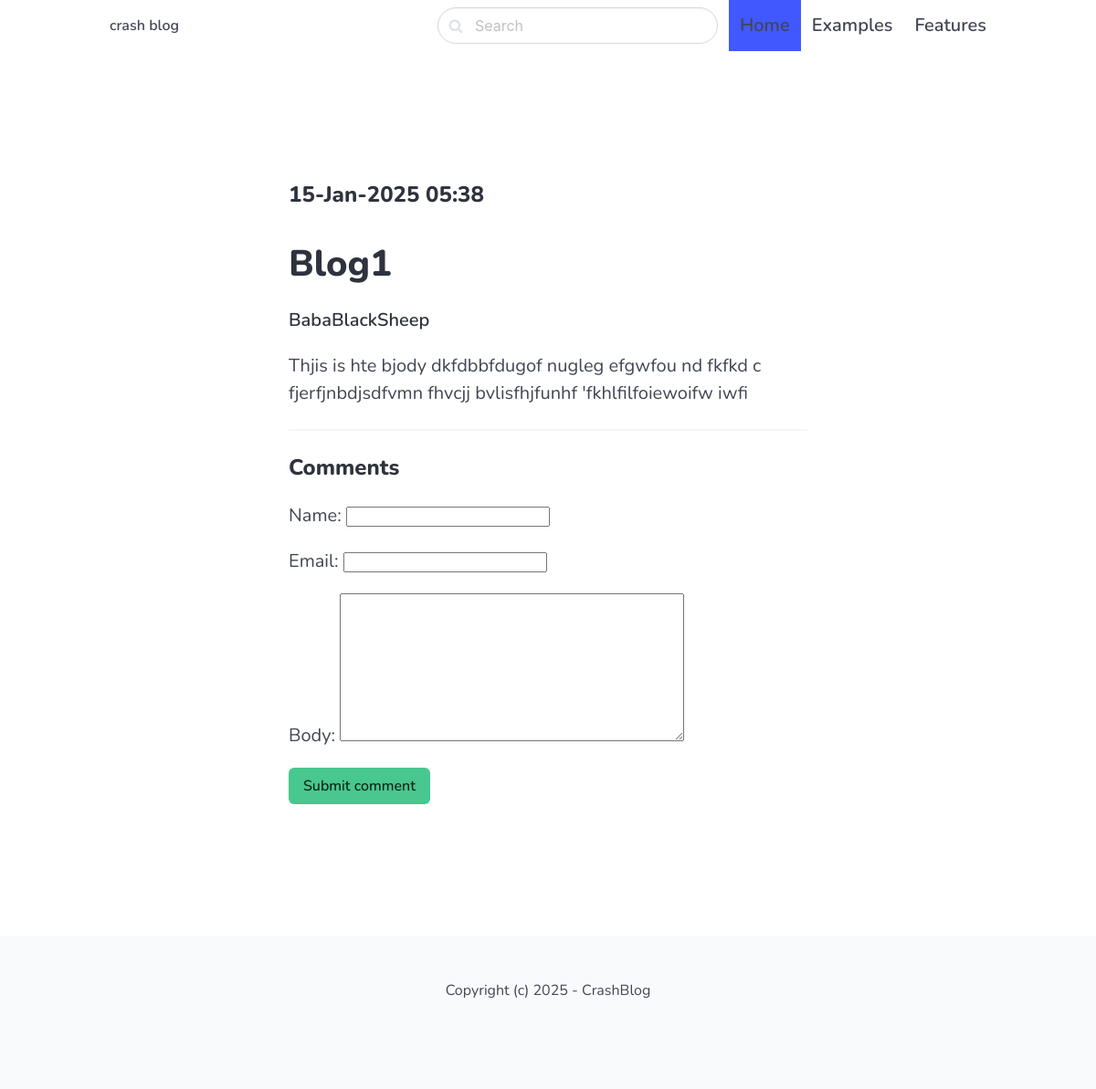
Page /blog1slug_givenbyme/ on the earlier database version.
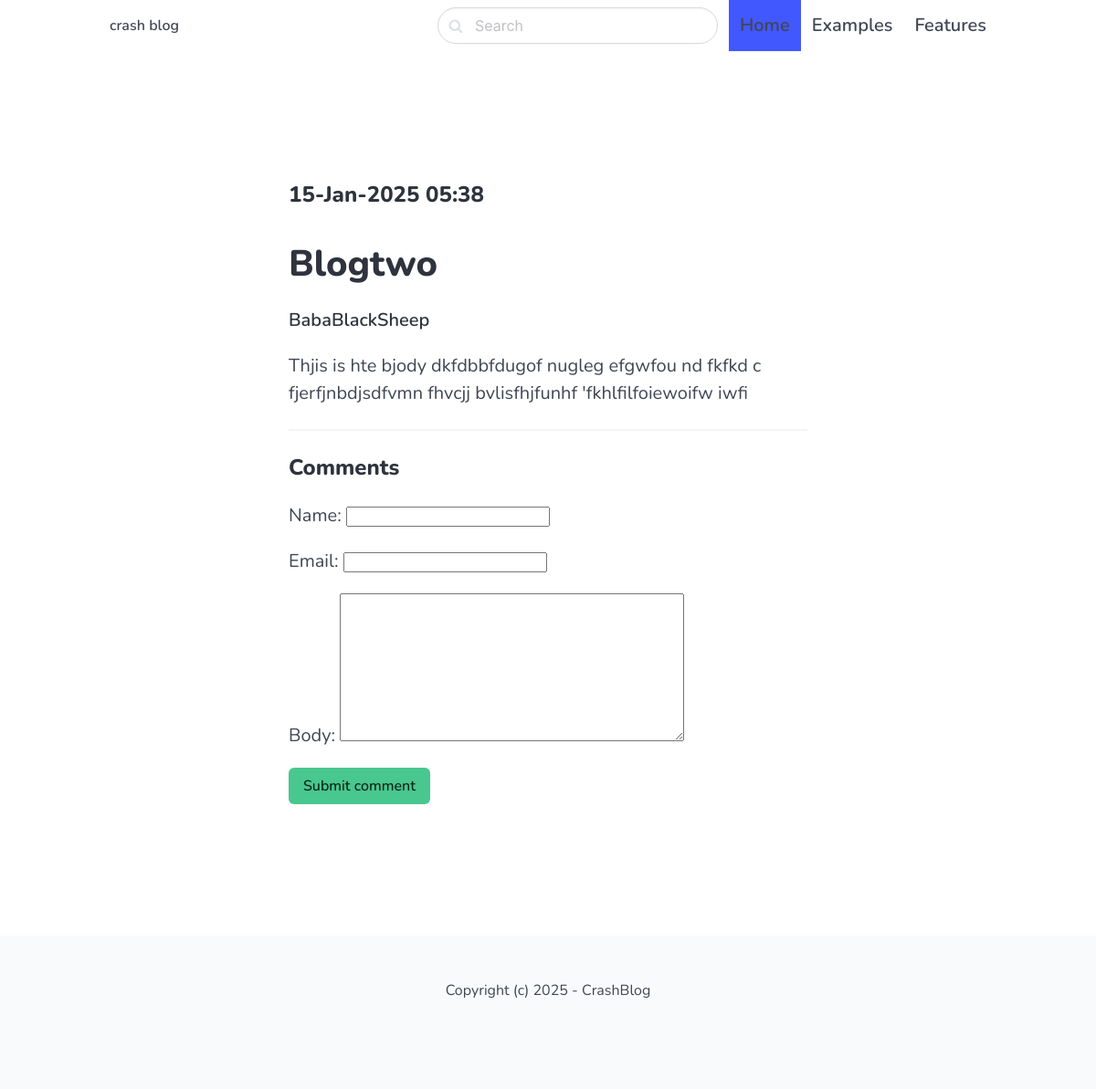
Same page on the later database version.
### blog/models.py (models this page shows)
class PostBlog(models.Model):
    title = models.CharField(max_length=255)
    intro = models.TextField()
    body = models.TextField()
    slug = models.SlugField()    #those goofy ahh site url part
    created_at = models.DateTimeField(default = timezone.now) #dont use timezone.now() i.e. callable function as parameters but use timezone.now i.e. without brackets
    class Meta:
        ordering = ("-created_at",)           #latest one is first i.e. descending

### blog/views.py (the view)
# urls.py: path("<slug:slug>/", views.detail, name="post_detail" ),
def detail(request, slug):
    post = get_object_or_404(PostBlog, slug = slug)
    if request.method == "POST":
        form =CommentForm(request.POST)
        if form.is_valid():
            comment = form.save(commit=False)      #doesnt save it to database
            comment.post = post
            comment.save()
            return redirect('post_detail', slug=slug)
    else:
        form = CommentForm()
    context = {'post': post, 'form': form}
    return render(request, 'blog/detail.html', context)

### blog/forms.py
class CommentForm(forms.ModelForm):
    class Meta:
        model = Comment
        fields = ('name',  'email', 'body')

### blog/templates/blog/detail.html (shortened to what this page needs)
{% extends 'core/base.html' %}
{% block content %}
    <section class="hero ">
        <div class="hero-body">
            <div class="container">
                <section class="section">
                    <div class="columns">
                      <div class="column is-8 is-offset-2">
                        <div class="content is-medium">
                            <h2 class="subtitle is-4">{{ post.created_at | date:'d-M-Y h:i'  }}</h2>
                            <h1 class="title">{{ post.title }}</h1>
                            <p><strong> {{ post.intro }} </strong></p>
                            <p> {{ post.body }} </p>
                            <hr>
                            <h2 class="subtitle is-4">Comments</h2>
                            <form method="post">
                                {{ form.as_p }}
                                <div class="field">
                                    <div class="control">
                                        <button class="button is-success"> Submit comment </button>
                                    </div>
                                </div>
                            </form>
                        </div>
                      </div>
                    </div>
                </section>
            </div>
        </div>
    </section>
{% endblock %}

Differences in the rows shown:
changed PostBlog "BabaBlackSheep": title "Blog1" → "Blogtwo"
